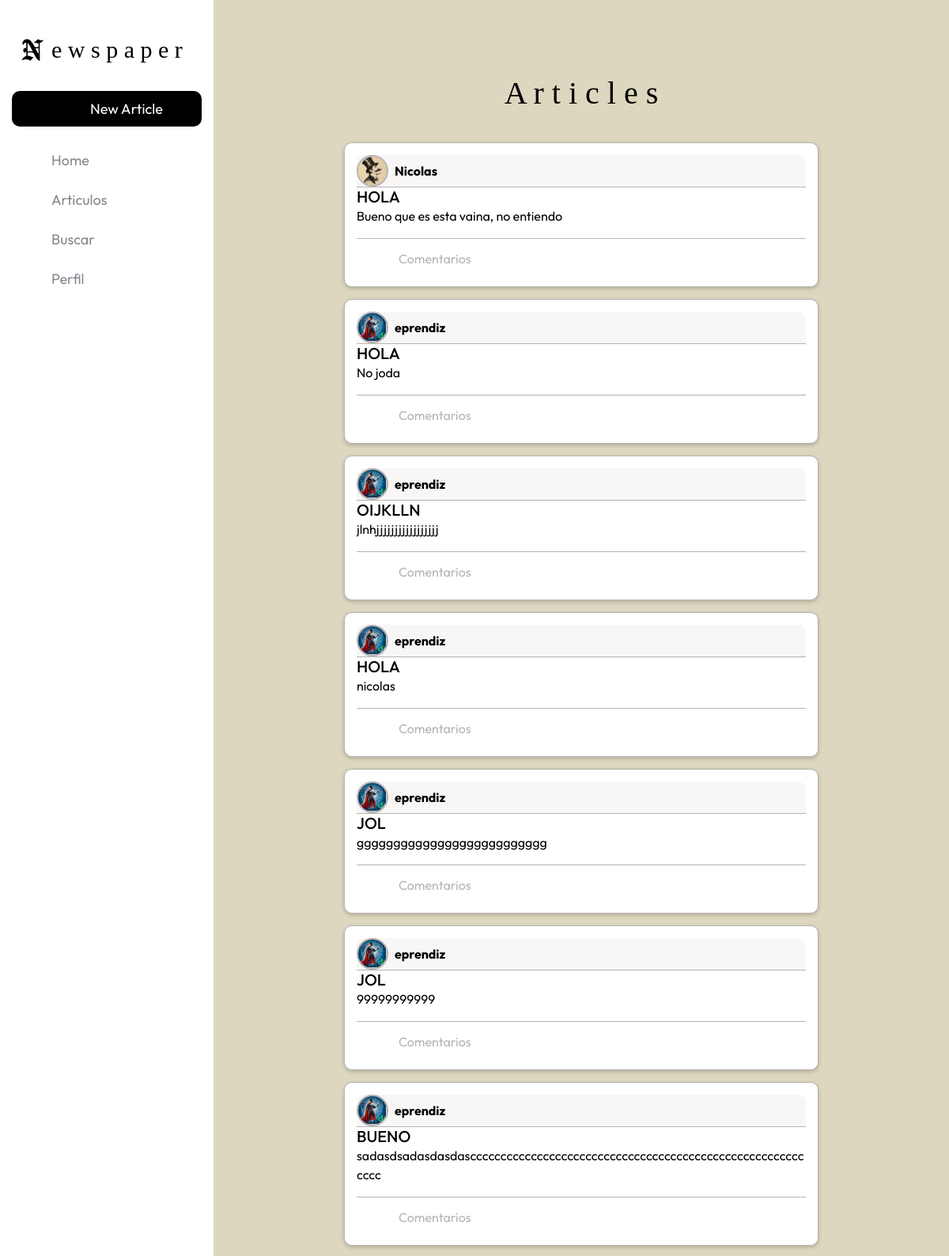
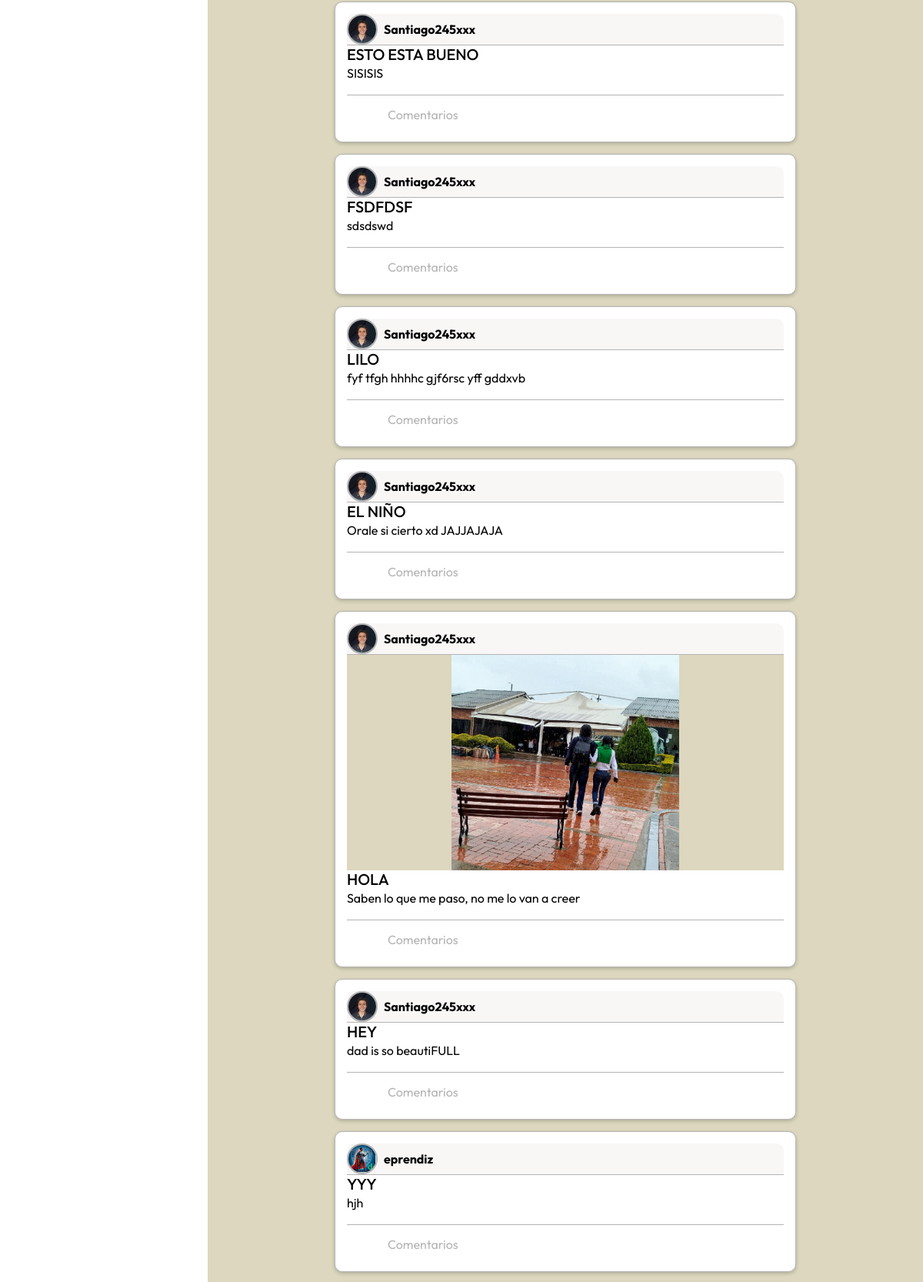
The page /articles/ (signed in, upper part) on the database as committed earlier (2 pictures, top to bottom).
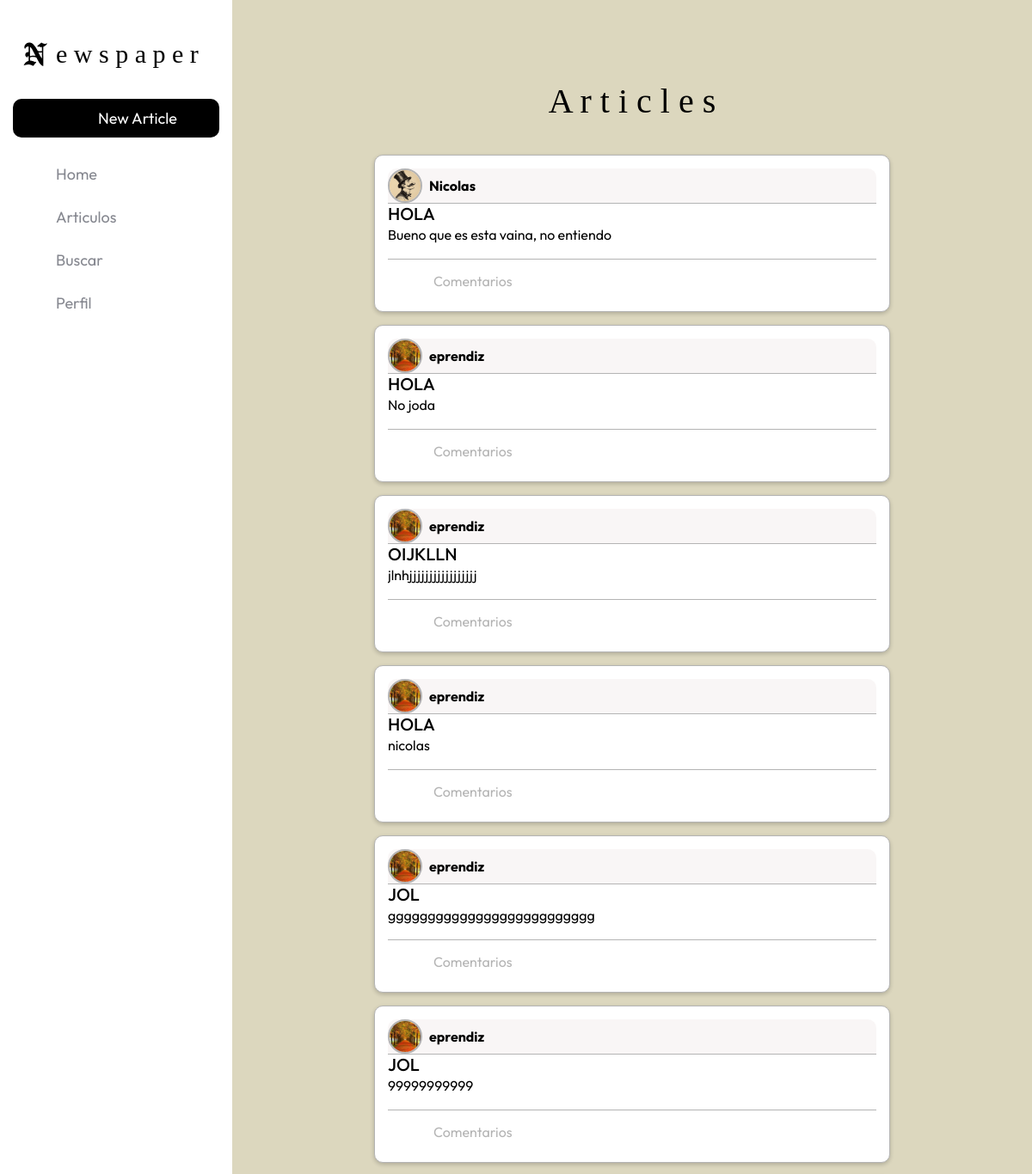
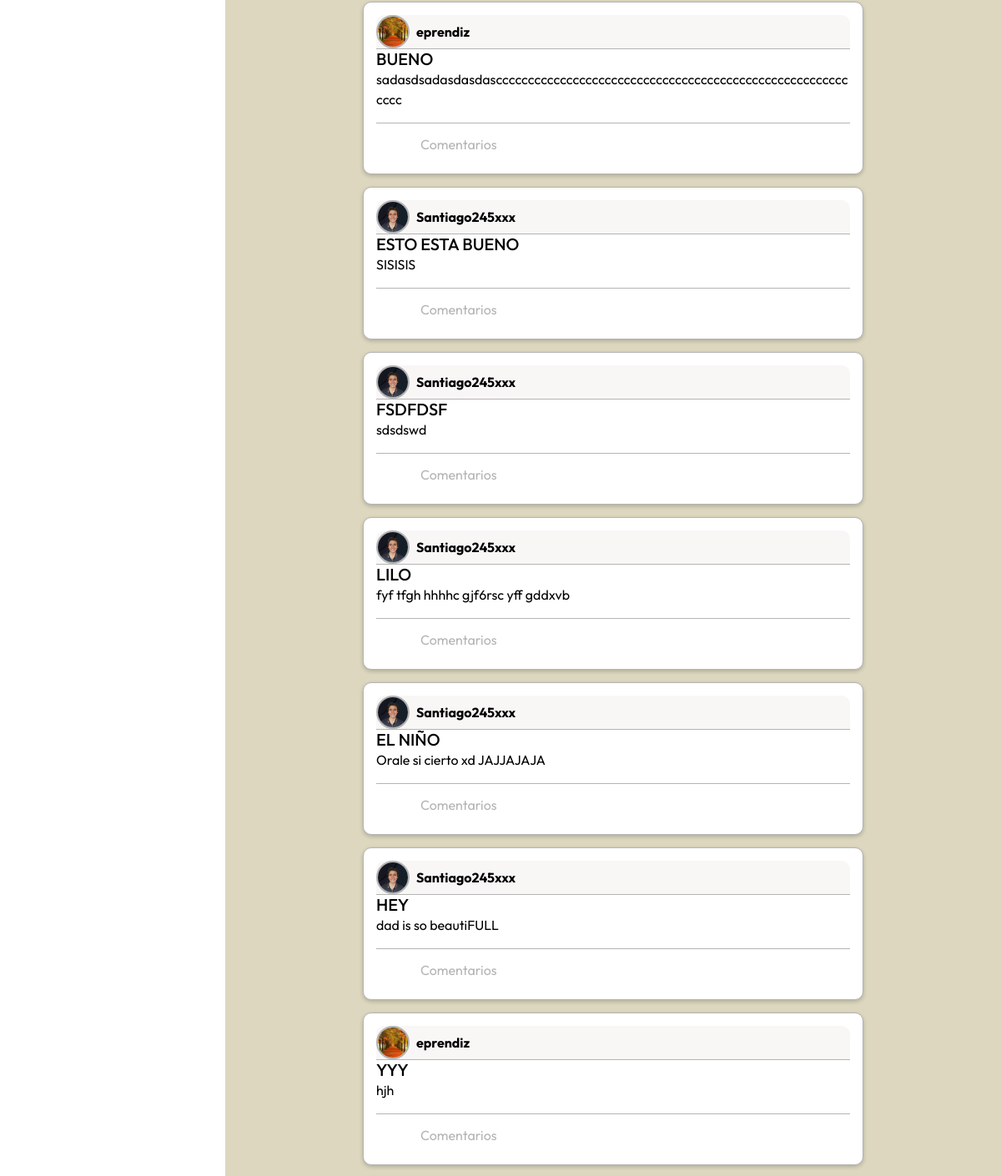
The same page on the database as committed later (2 pictures, top to bottom).
### articles/models.py (models this page shows, shortened)
class Article(models.Model):
    title = models.CharField(max_length=255)
    body = models.TextField()
    date = models.DateTimeField(auto_now_add=True)
    author = models.ForeignKey(
        settings.AUTH_USER_MODEL,
        on_delete=models.CASCADE,
    )
    image = models.ImageField(upload_to='article_images/', blank=True, null=True)

### accounts/models.py (models this page shows, shortened)
class CustomUser(AbstractUser):
    age = models.PositiveIntegerField(null=True, blank=True)

class Profile(models.Model):
    user = models.OneToOneField(settings.AUTH_USER_MODEL, on_delete=models.CASCADE)
    profile_picture = models.ImageField(upload_to='profile_pics/', default='default.jpg')
    followers = models.ManyToManyField(settings.AUTH_USER_MODEL, related_name="followers", blank=True)

### articles/views.py (the view, shortened to what this page needs)
# urls.py: path('', ArticleListView.as_view(),
class ArticleListView(LoginRequiredMixin, ListView):
    model = Article
    template_name = "article_list.html"
    context_object_name = 'article_list'
    def get_context_data(self, **kwargs):
        context = super().get_context_data(**kwargs)
        context['form'] = CommentForm()
        return context

### articles/models.py (called while the page is built)
    def __str__(self):
        return self.comment

### templates/article_list.html (shortened to what this page needs)
{% extends "base.html" %}
{% load crispy_forms_tags %}
{% block content %}
<div class="custom-container mt-4">
    <h1>A r t i c l e s</h1>
    {% for article in article_list %}
        <div class="post-container" style="position: relative;">
            <a href="{% url 'article_detail' article.pk %}" class="custom-overlay-link"></a>
            <div class="post-content">
                <div class="perfil-container custom-d-flex custom-align-items-center">
                    <a href="{% url 'profile' username=article.author.username %}" >
                        <img src="{{ article.author.profile.profile_picture.url }}" alt="Foto de perfil" class="profile-pic">
                    </a>
                    <a href="{% url 'profile' username=article.author.username %}" style="text-decoration: none; color: inherit;">
                        <strong class="custom-ms-2">{{ article.author.username }}</strong>
                    </a>
                    {% if request.user == article.author %}
                        <div class="menu-container">
                            <button class="menu-toggle">
                            </button>
                        </div>
                    {% else %}
                        <div class="menu-container">
                            <button class="menu-toggle">
                            </button>
                        </div>
                    {% endif %}
                </div>
                {% if article.image %}
                    <div class="post-image">
                        <img src="{{ article.image.url }}" alt="{{ article.title }}">
                    </div>
                {% endif %}
                <div class="card-body  publicacion" >
                    <a href="{% url 'article_detail' article.pk %}" class="custom-overlay-link-publicacion"></a>
                            <h5 class="mb-0" style="text-transform: uppercase;">{{ article.title }}</h5>
                            <p>{{ article.body }}</p>
                </div>
                <div class="comentarios-container">
                    <button class="custom-comment-toggle">
                        <ion-icon name="chatbubbles-outline"></ion-icon> Comentarios
                    </button>
                </div>
            </div>
        </div>
    {% endfor %}
</div>
{% endblock content %}

Rows that differ between the two databases and show on the page:
removed Article: author.profile.profile_picture (picture), author.username "Santiago245xxx", image (picture), title "HOLA", body "Saben lo que me paso, no me lo van a creer"
changed through a linked row, Article "No joda": author.profile.profile_picture: a different picture
changed through a linked row, Article "OIJKLLN": author.profile.profile_picture: a different picture
changed through a linked row, Article "nicolas": author.profile.profile_picture: a different picture
changed through a linked row, Article "gggggggggggggggggggggggggg": author.profile.profile_picture: a different picture
changed through a linked row, Article (number 6 of 13 on the later page): author.profile.profile_picture: a different picture
changed through a linked row, Article "BUENO": author.profile.profile_picture: a different picture
changed through a linked row, Article "YYY": author.profile.profile_picture: a different picture
